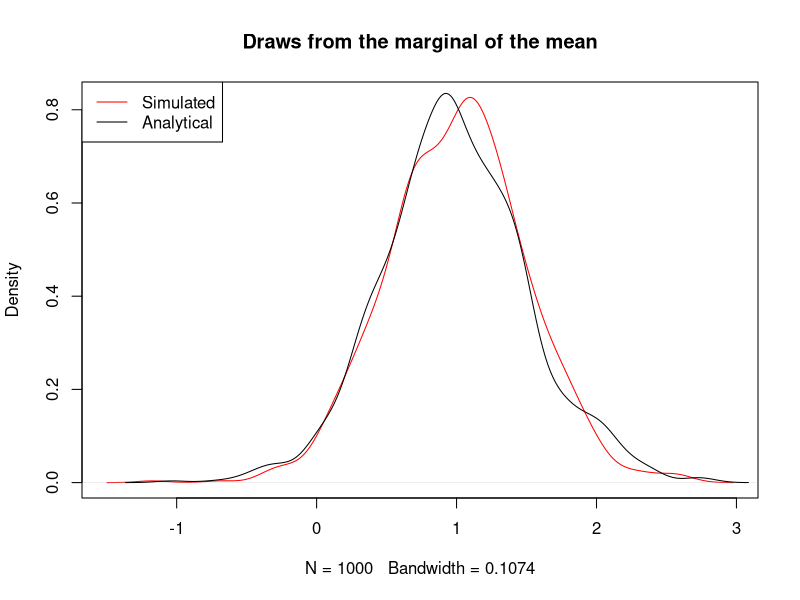
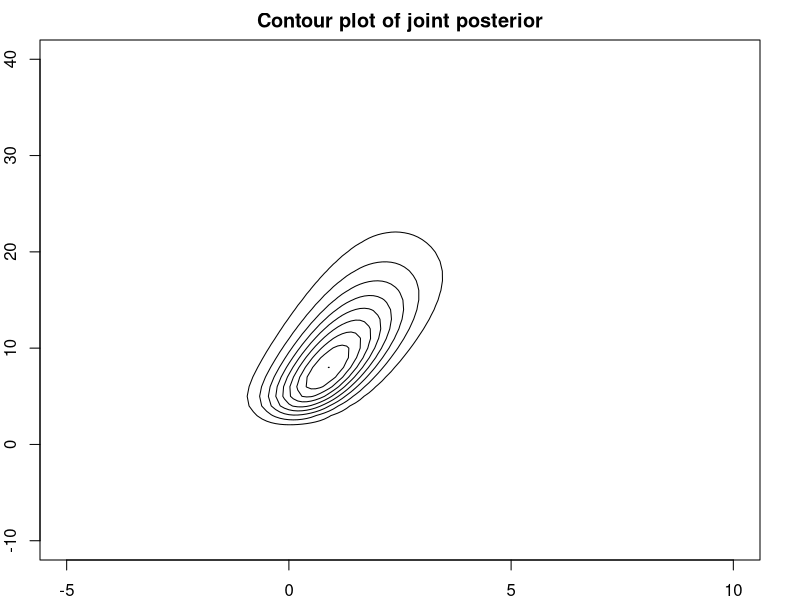
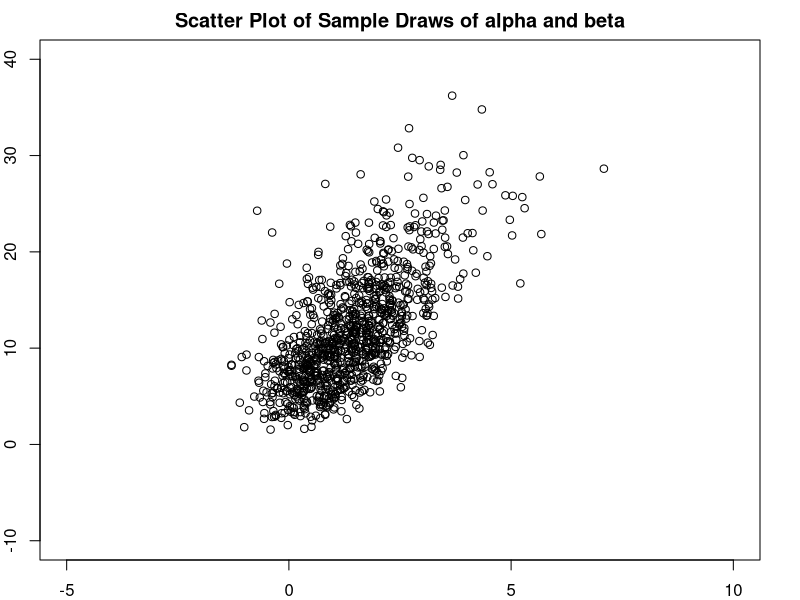
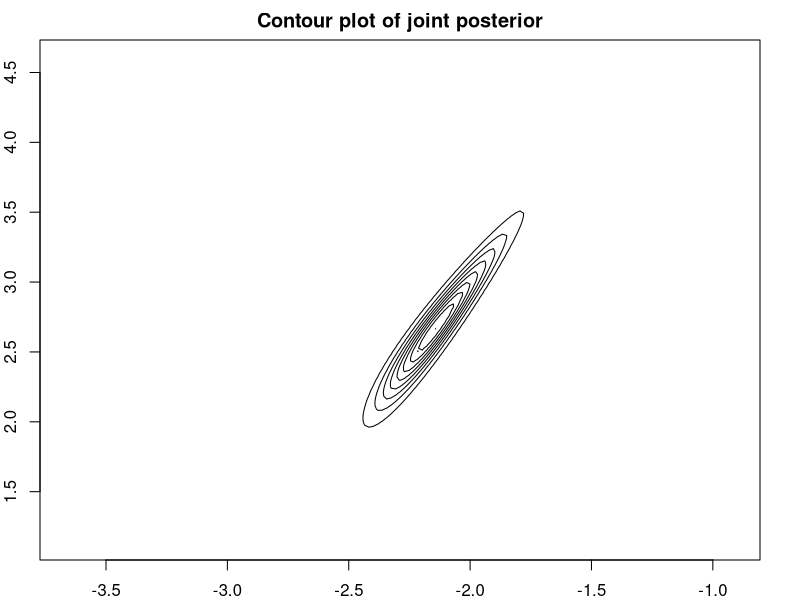
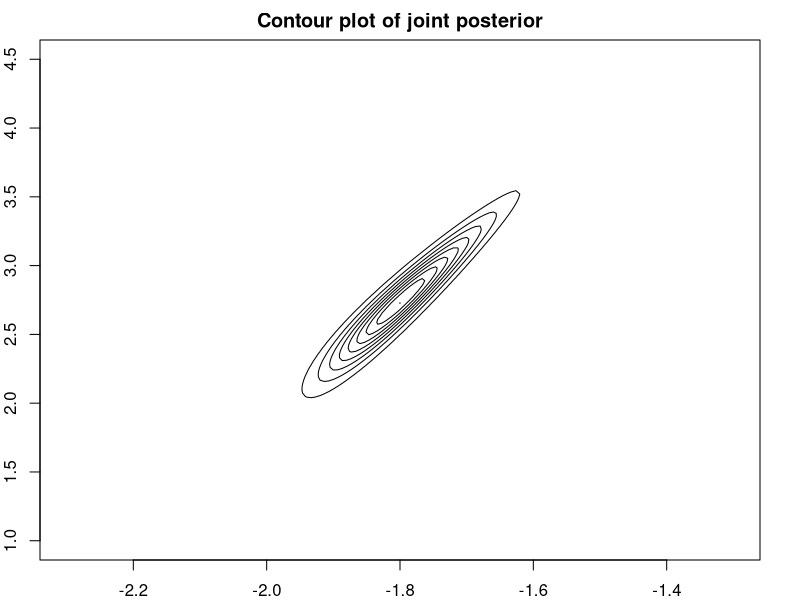
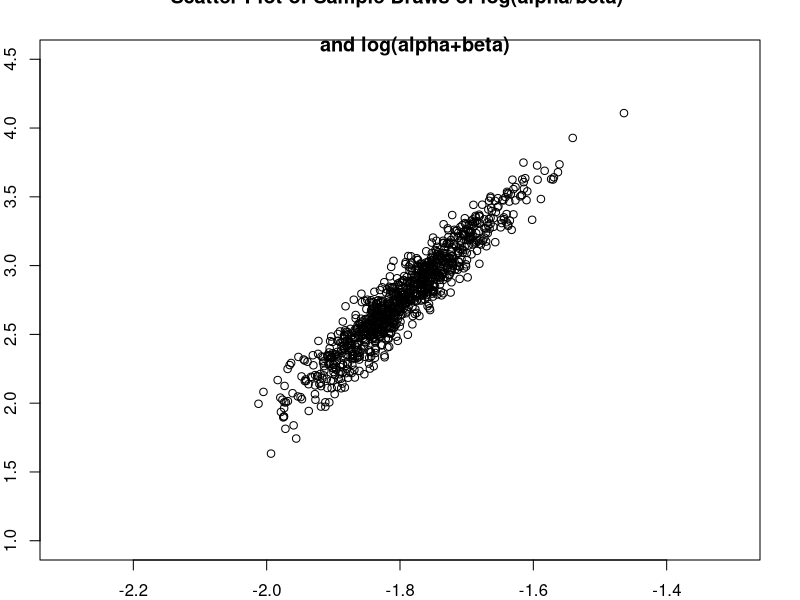
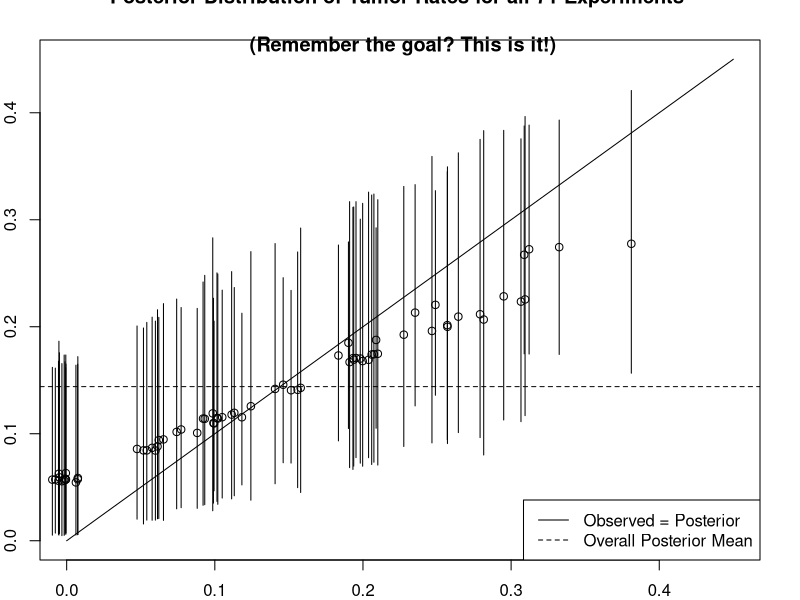
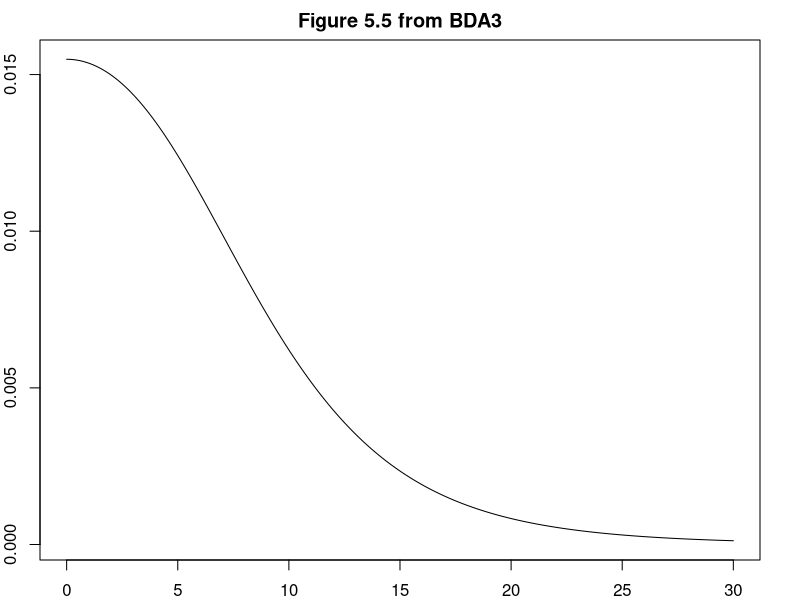

These charts were generated, in order, by the following R code:
## ---- chunk 1
knitr::opts_chunk$set(tidy = FALSE)
knitr::opts_chunk$set(cache=TRUE)
library('boot')
library('dplyr')
library('nleqslv')

set.seed(142857)  
## ---- chunk 2
n       = 66
se      = 10.8
ybar    = 26.2
## ---- chunk 3
# Draw 1000 random numbers from a Inverse chi-squared
f.sim.sigma   = function(draws) (n-1)*(se^2)/rchisq(draws,n-1)
f.sim.norm    = function(draws) rnorm(draws,ybar,(f.sim.sigma(draws)/(n-1))^.5)
sim.norm      = f.sim.norm(1000)
ci.mu         = sim.norm[order(sim.norm)][c(25,975)]
print(ci.mu)

# And now repeating the similation excercise R = 100 times:
R             = 100
R.sim.norm    = sapply(1:R, function(x) f.sim.norm(1000))
ci.mu         = t(apply(R.sim.norm,2,function(x) x[order(x)][c(25,975)]))
print(c(median_low=median(ci.mu[,1]), median_high=median(ci.mu[,2]), p10_low =quantile(ci.mu[,1],c(.1),type=1), p90_up =quantile(ci.mu[,2],c(.9),type=1) ))
## ---- chunk 4
# Hyperparameters
p.mu_0      = 0
p.sigma2_0  = 1
p.nu_0      = 4
p.kappa_0   = 3

# Data
n           = 10
y_bar       = 1.3
s           = 2

# Simulation
mu_n        = ((p.kappa_0)/(p.kappa_0 + n)) * p.mu_0 + ((n)/(p.kappa_0 + n)) * y_bar
kappa_n     = p.kappa_0 + n
nu_n        = p.nu_0 + n
sigma2_n    =  (p.nu_0*p.sigma2_0 + (n-1)*s^{2} + ((p.kappa_0*n)/(p.kappa_0 + n)) *  (y_bar - p.mu_0)^{2})/nu_n

set.seed(142857)
# Draw 1000 random numbers from a Inverse chi-squared
f.mu.post  = function(draws) {
  sigma2.cond = (nu_n)*(sigma2_n)/rchisq(draws,nu_n)
  mu.cond     = rnorm(draws,mu_n,(sigma2.cond/(kappa_n))^.5)
  return(mu.cond)
  }
sim.mu.post= f.mu.post(1000)
plot(density(sim.mu.post), main = "Draws from the marginal of the mean", col="red")
lines(density(mu_n +((sigma2_n/kappa_n)^.5)*rt(1000,nu_n)))
legend("topleft",col = c("red","black") ,legend=c("Simulated","Analytical"),lty = c(1,1)) 
## ---- chunk 5
draws       = 1000
#This are the parameters of the gamma used in generating the final Dirichlet. 
gamma.scale = c(728,538,138)
aux1        = sapply(gamma.scale,function(x) rgamma(100,x))
aux1        = aux1 / apply(aux1,1,sum)
## ---- chunk 6
# Data
x       = c(-0.86, -0.30, -0.05,  0.73)
y       = c(0,1,3,5)
n       = rep(5,4)

# ML estimation
mlfit <- glm( cbind(y, n-y) ~ x, family = binomial)
mlfit$coefficients = round(mlfit$coefficients*1000)/1000
res1 = paste(paste("(",mlfit$coefficients[1], sep=""), paste(mlfit$coefficients[2],")", sep=""), sep=",")
## ---- chunk 7
alpha     = seq(-5,10,.1)
beta      = seq(-10,40,1)
## ---- chunk 8
post.a    = function(a,b,x,y,n) {
  post    = 1
  for (i in 1:length(y)) {
    post  = post * ( ((inv.logit(a+b*x[i]))^y[i])*((1-inv.logit(a+b*x[i]))^(n[i]-y[i])) )
  }
  post
}

post.dens = outer(alpha,beta,function(x1,x2) post.a(x1,x2,x,y,n))
post.dens = post.dens/sum(post.dens)
## ---- chunk 9
contours <- seq(min(post.dens), max(post.dens) , length=10)
par(mar = rep(2, 4))
contour(alpha, beta, post.dens,levels=contours, xlab=expression(alpha), ylab=expression(beta), xlim=c(min(alpha),max(alpha)) , ylim=c(min(beta),max(beta)), drawlabels=FALSE, main="Contour plot of joint posterior")
## ---- chunk 10
samps       = 1000
alpha.dens  = apply(post.dens ,1, sum)
## ---- chunk 11
s.alpha     = sample(alpha,samps, replace=TRUE, prob = alpha.dens)
## ---- chunk 12
#Select the colum of the joint density corresponding to a specific value of alpha (p(beta|alpha))
cond.beta   = function(x) {
  post.dens[which(alpha == s.alpha[x]),]
}
#Sample a value of beta according the the conditional probatility above
s.beta      = sapply(1:samps,function(x) sample(beta,1,replace=TRUE,prob=cond.beta(x)))
## ---- chunk 13
s.beta      = s.beta + runif(length(s.beta),-.5,.5)
s.alpha     = s.alpha + runif(length(s.alpha),-.05,.05)
plot(s.alpha, s.beta, xlab=expression(alpha^s), ylab=expression(beta^s), xlim=c(min(alpha),max(alpha)) , ylim=c(min(beta),max(beta)), main="Scatter Plot of Sample Draws of alpha and beta")
## ---- chunk 14
rat.marg.post.phi =  function(alpha, beta) {
  post    = 1
  for (i in 1:length(y)) {
    post  = post * ( 
      (
        ( gamma(alpha + beta) ) / ( gamma(alpha) * gamma(beta) ) 
        ) * (
        ( gamma( alpha + y[i] ) * gamma( beta + n[i] - y[i] ) ) /
          (gamma(alpha + beta + n[i]) ) 
        )
      )
  }
  # The hyper prior is defined below
  rat.hyper.prior(alpha,beta) * post
}
## ---- chunk 15
y         =  c(0,  0,  0,  0,  0,  0,  0,  0,  0,  0,  0,  
               0,  0,  0,  1,  1,  1,  1,  1,  1,  1,  1,  
               3,  2,  2,  2,  2,  2,  2,  2,  2,  2,  1,
               5,  2,  5,  2,  7,  7,  3,  3,  2,  9, 10,  
               4,  4,  4,  4,  4,  4,  4, 10,  4,  4,  4,
               5, 11, 12,  5,  5,  6,  5,  6,  6,  6,  6,
              16, 15, 15,  9,  4)
n         = c(20, 20, 20, 20, 20, 20, 20, 19, 19, 19, 19,
              18, 18, 17, 20, 20, 20, 20, 19, 19, 18, 18,
              27, 25, 24, 23, 20, 20, 20, 20, 20, 20, 10,
              49, 19, 46, 17, 49, 47, 20, 20, 13, 48, 50,
              20, 20, 20, 20, 20, 20, 20, 48, 19, 19, 19,
              22, 46, 49, 20, 20, 23, 19, 22, 20, 20, 20,
              52, 46, 47, 24, 14)

rat.hyper.prior   = function(alpha,beta) {
  alpha*beta*(alpha + beta)^(-5/2)
}
## ---- chunk 16
dslnex          <- function(x) {
    z           <- numeric(2)
    z[1]        <- x[1]/(x[1]+x[2]) - mean(y/n)
    z[2]        <- x[1]*x[2]/(((x[1]+x[2])^2)*(x[1]+x[2]+1)) - sd(y/n)^2
    z
}

sol1            <- nleqslv(c(1,1), dslnex) 
res1            <- paste("(",round(sol1$x[1],1), ",", round(sol1$x[2],1), ")",sep="")
## ---- chunk 17
v1        = seq(log(sol1$x[1]/sol1$x[2])*2,log(sol1$x[1]/sol1$x[2])/2,length.out =151)
v2        = seq(log(sol1$x[1]+sol1$x[2])/2,log(sol1$x[1]+sol1$x[2])*2,length.out =151)
beta      = exp(v2)/(exp(v1)+1)
alpha     = exp(v2+v1)/(exp(v1)+1)

post.dens = outer(alpha,beta, function(x1,x2) log(rat.marg.post.phi(x1, x2)) )
post.dens = exp(post.dens - max(post.dens))
post.dens = post.dens/sum(post.dens)

contours <- seq(min(post.dens), max(post.dens) , length=10)
contour(v1, v2, post.dens,levels=contours, xlab=expression(log(alpha/beta)), ylab=expression(log(alpha+beta)), xlim=c(min(v1),max(v1)) , ylim=c(min(v2),max(v2)), drawlabels=FALSE, main="Contour plot of joint posterior")
## ---- chunk 18
v1        = seq(-2.3,-1.3,length.out =151)
# The booksets the range of "v2" up to 5, but my gamma function calculator gives me trouble after 4.8
v2        = seq(1 , 4.5,length.out =151)
beta      = exp(v2)/(exp(v1)+1)
alpha     = exp(v2+v1)/(exp(v1)+1)

post.dens = outer(alpha,beta,function(x1,x2) log(rat.marg.post.phi(x1, x2)) )
post.dens = exp(post.dens - max(post.dens))
post.dens = post.dens/sum(post.dens)

contours <- seq(min(post.dens), max(post.dens) , length=10)
contour(v1, v2, post.dens,levels=contours, xlab=expression(log(alpha/beta)), ylab=expression(log(alpha+beta)), xlim=c(min(v1),max(v1)) , ylim=c(min(v2),max(v2)), drawlabels=FALSE, main="Contour plot of joint posterior")  
## ---- chunk 19
samps       = 1000
#Get density of log(alpha/beta|y)
v1.dens     = apply(post.dens ,1, sum)
#Sample from it
s.v1        = sample(v1,samps, replace=TRUE, prob = v1.dens)

#Select the colum of the joint density corresponding to a specific value of v1 (p(v2|v1))
cond.v2     = function(x) {
  post.dens[which(v1 == s.v1[x]),]
}
#Sample a value of v2 according the the conditional probatility above
s.v2        = sapply(1:samps,function(x) sample(v2,1,replace=TRUE,prob=cond.v2(x)))

#Add a uniform random jitter centered at zero with with equal to the grid spacing. 
##This will make the simulation draws more continuous. Plot the sampled values.  
grid.v1     = v1[2]-v1[1]
grid.v2     = v2[2]-v2[1]
s.v2        = s.v2 + runif(length(s.v2),-grid.v2/2,grid.v2/2)
s.v1        = s.v1 + runif(length(s.v1),-grid.v1/2,grid.v1/2)
plot(s.v1, s.v2, 
     xlab=expression(log(alpha/beta)^s), 
     ylab=expression(log(alpha+beta)^s), 
     xlim=c(min(v1),max(v1)) , 
     ylim=c(min(v2),max(v2)), 
     main="Scatter Plot of Sample Draws of log(alpha/beta) \n 
     and log(alpha+beta)")
## ---- chunk 20
s.beta      = exp(s.v2)/(exp(s.v1)+1)
s.alpha     = exp(s.v2+s.v1)/(exp(s.v1)+1)
theta.dist  = sapply(1:71, 
                     function(x) rbeta(1000,s.alpha+y[x], s.beta + n[x] - y[x]))
theta.dist  = apply(theta.dist,2,sort)
plot(0:450/1000,0:450/1000, type = "l", lty=1, 
     xlab="Observed rate",
     ylab="95% CI and median of posterior")
jitter.x    = y/n + runif(length(y),-0.01,0.01)
points(jitter.x,theta.dist[500,])
segments(jitter.x,theta.dist[25,], jitter.x,theta.dist[975,] )
title(main="Posterior Distribution of Tumor Rates for all 71 Experiments 
      \n (Remember the goal? This is it!)")
abline(h = mean(theta.dist), lty = 2)
legend("bottomright",legend=c("Observed = Posterior","Overall Posterior Mean"),lty = c(1,2)) 
## ---- chunk 21
#Data:
school.id       <- LETTERS[1:8]
effect          <- c(28,8,-3,7,-1,1,18,12)
se.effect       <- c(15,10,16,11,9,11,10,18) 

pool.est        <- sum(effect*se.effect^-2)/sum(se.effect^-2)
pool.var        <- sum(se.effect^-2)^-1
pool.ci         <- c(-1.96,1.96)*pool.var^.5 + pool.est
## ---- chunk 22
# Eqn 5.17 of BDA3
post.theta.j    <- function(mu,tau,j) {
  ( effect[j] / ( se.effect[j]^2 ) + mu / ( tau^2 ) ) /
  ( 1 / ( se.effect[j]^2 ) + 1 / ( tau^2 ) ) 
}

post.v.theta.j  <- function(tau,j) {
  1 / ( 1 / ( se.effect[j]^2 ) + 1 / ( tau^2 ) )
}


# Eqn 5.20 of BDA3
post.mu.hat     <- function(tau) {
  sum( effect * 1 / ( se.effect^2 +tau^2 ) ) / 
  sum( 1 / ( se.effect^2 + tau^2 ) )
}
post.v.mu       <- function(tau) {
  ( sum( 1 / ( se.effect^2 +tau^2 ) ) )^-1
}
# Eqn 5.21 of BDA3
marginal.tau     <- function(tau) {
  hyper.prior(tau) * 
    ( post.v.mu(tau)^.5 ) * 
      prod( ( ( se.effect^2 + tau^2 )^(-.5) ) * 
              exp( - ( ( effect - post.mu.hat( tau ) )^2 ) 
                   / ( 2 * ( se.effect^2 + tau^2 ) ) ) )
}
## ---- chunk 23
samps           <- 200 

hyper.prior     <-  function(tau) 1
tau.grid        <-  seq(0.001,30, length=samps)
pdf.tau         <-  sapply(tau.grid,function(x) marginal.tau(x))
pdf.tau         <-  pdf.tau/sum(pdf.tau)

plot(tau.grid,pdf.tau, type="l", 
     main="Figure 5.5 from BDA3", 
     xlab=expression(tau), 
     ylab="Density")
## ---- chunk 24
# Sampling
s.tau           <- sample(tau.grid,samps,prob=pdf.tau, replace=TRUE)
s.mu            <- sapply(s.tau,function(x) rnorm(1,post.mu.hat(x),(post.v.mu(x))^0.5))
s.theta         <- NULL 
for (j in 1:length(school.id)) {
  s.theta[[j]]         <- sapply(1:samps, 
                            function(x) 
                            rnorm(1,
                                  post.theta.j(s.mu[x],s.tau[x],j),
                                  (post.v.theta.j(s.tau[x],j))^0.5
                                  ) )
  }
## ---- chunk 25
post.theta.j.no.mu     <- function(tau,j) post.theta.j( post.mu.hat( tau ), tau, j )  
post.se.theta.j.no.mu  <- function(tau,j) sqrt( 
  ( post.v.theta.j( tau, j ) ) * ( 1 + post.v.mu( tau ) * tau^(-2) ) )

plot( tau.grid, sapply(tau.grid, function(x) post.theta.j.no.mu(x,1) ), 
      type="l", ylim=c(-5,30), 
      xlab="", ylab="")
title(main="Figure 5.6 from BDA3", 
      xlab=expression(tau), 
      ylab="Estimated treatment effect")

for (j in 2:8) { 
  lines( tau.grid, 
         sapply( tau.grid, function(x) post.theta.j.no.mu(x,j) ) )
}

plot( tau.grid, sapply(tau.grid, function(x) post.se.theta.j.no.mu(x,1) ), 
      type="l", ylim=c(0,20),
      xlab="", ylab="")
title(main="Figure 5.7 from BDA3", 
      xlab=expression(tau), 
      ylab="Posterior Standard Deviation")

for (j in 2:8) { 
  lines( tau.grid, 
         sapply( tau.grid, function(x) post.se.theta.j.no.mu(x,j) ) )
}
## ---- chunk 26
s.theta         <- matrix(unlist(s.theta), ncol = 8, byrow = FALSE)
s.theta.sort    <- apply(s.theta, 2, sort)
p               <- t( apply( s.theta.sort, 2, function(x) 
            quantile( x, c( .025, .25, .5, .75, .975), type=1 ) ) )
p               <- round(p,3)
#Bug in line below
#knitr::kable(p, caption="Misclassification and Reliability for Different Thresholds")
## ---- chunk 27
par(mfrow=c(1,2))  
domain           <- c(-20,60)
hist(s.theta[,1], breaks=10, xlab="Effect in School A", main="", xlim=domain)
hist(apply(s.theta,1,max), breaks=10, xlab="Largest Effect", main="", xlim=domain)
title(main="Figure 5.8 from BDA3")
## ---- chunk 28
set.seed(142857)
library(mvtnorm)
theta.0         <- c(-2.5, 2.5)
## ---- chunk 29
theta.star      <- function(theta.t_1) {
  n.p         <- length(theta.t_1) 
  # I would like to learn a way to draw from a multivariate normal without a black-box function. 
  rmvnorm(1, mean = theta.t_1, sigma = 0.2^2 * diag(n.p))  
} 
## ---- chunk 30
r.dens          <- function(theta.t_1, theta.star) {
  n.p         <- length(theta.t_1) 
  dmvnorm(theta.star, mean = rep(0, n.p), sigma = diag(n.p)) /
  dmvnorm(theta.t_1 , mean = rep(0, n.p), sigma = diag(n.p))  
  } 
## ---- chunk 31
theta.t         <- function(theta.t_1, theta.star, r) {
  prob.aux      <- runif(1) 
  if (prob.aux <= min(c(r,1)))  
    theta.star
  else
    theta.t_1
}
## ---- chunk 32
theta           <- function(sims,theta.0) {
  s.theta       <- matrix(NA,sims,2) 
  s.theta[1,]   <- t(as.matrix(theta.0))

  for (t in 2:sims) {
    s.theta.star<- theta.star(s.theta[t-1,])
    r           <- r.dens(s.theta[t-1,], s.theta.star)
    s.theta[t,] <- theta.t(s.theta[t-1,], s.theta.star, r) 
  }
return(s.theta)
}
par(mfrow=c(1,3))  
par(mar = rep(2,4))

# 11.1a
s.theta.1       <- theta(50,theta.0)
s.theta.2       <- theta(50,c(2.5,2.5))
s.theta.3       <- theta(50,c(2.5,-2.5))
s.theta.4       <- theta(50,c(-2.5,-2.5))
s.theta.5       <- theta(50,c(0,0))
plot(s.theta.1, xlim=c(-4,4), ylim=c(-4,4), type="l", 
     sub = "50 simulations")
points(theta.0[1], theta.0[2], pch=15)
lines(s.theta.2)
points(2.5, 2.5, pch=15)
lines(s.theta.3)
points(2.5, -2.5, pch=15)
lines(s.theta.4)
points(-2.5, -2.5, pch=15)
lines(s.theta.5)
points(0, 0, pch=15)

# 11.1b
s.theta.1       <- theta(1000, theta.0)
s.theta.2       <- theta(1000, c(2.5,2.5))
s.theta.3       <- theta(1000, c(2.5,-2.5))
s.theta.4       <- theta(1000, c(-2.5,-2.5))
s.theta.5       <- theta(1000, c(0,0))
plot(s.theta.1, xlim=c(-4,4), ylim=c(-4,4), type="l",  sub = "1000 simulations", main="Figure 11.1 From BDA3")
points(theta.0[1], theta.0[2], pch=15)
lines(s.theta.2)
points(2.5, 2.5, pch=15)
lines(s.theta.3)
points(2.5, -2.5, pch=15)
lines(s.theta.4)
points(-2.5, -2.5, pch=15)
lines(s.theta.5)
points(0, 0, pch=15)

s.theta.1       <- s.theta.1[501:1000,] + matrix(runif(1000)/20, 
                                                 nrow = 500, ncol = 2)
s.theta.2       <- s.theta.2[501:1000,] + matrix(runif(1000)/20, 
                                                 nrow = 500, ncol = 2)
s.theta.3       <- s.theta.3[501:1000,] + matrix(runif(1000)/20, 
                                                 nrow = 500, ncol = 2)
s.theta.4       <- s.theta.4[501:1000,] + matrix(runif(1000)/20, 
                                                 nrow = 500, ncol = 2)
s.theta.5       <- s.theta.5[501:1000,] + matrix(runif(1000)/20, 
                                                 nrow = 500, ncol = 2)

# 11.1c
plot(s.theta.1, xlim=c(-4,4), ylim=c(-4,4), type="p", pch = 20, cex =.1, 
     sub = "Second half of 1000 simulations")
points(s.theta.2, pch = 20, cex =.1)
points(s.theta.3, pch = 20, cex =.1)
points(s.theta.4, pch = 20, cex =.1)
points(s.theta.5, pch = 20, cex =.1)
## ---- chunk 33
#Data
id              <- rep(LETTERS[1:4],c(4,6,6,8))
y               <- c(62,60,63,59,63,67,71,64,65,66,
                     68,66,71,67,68,68,56,62,60,61,
                     63,64,63,59)  
J               <- length(unique(id))
n               <- length(y)

## ---- chunk 34
set.seed(142857)
theta.0         <- sapply(1:4,function(x) sample(y[id==LETTERS[x]],10, replace=TRUE))
mu.0            <- apply(theta.0, 1,mean) 
## ---- chunk 35
tau.hat.2       <- function(theta) {
  mu            <- mean(theta)
  tau.2         <- ( 1/(J-1) ) * sum((theta - mu)^2)
  return(tau.2)
} 
## ---- chunk 36
s.tau.post      <- function(theta) {
  tau.2         <- tau.hat.2(theta) 
  tau.cond      <- (J - 1) * (tau.2)/rchisq(1,J-1)
  return(tau.cond)
  }
## ---- chunk 37
f.sigma.hat.2   <- function(theta) {
  sigma.hat.2   <-  sapply(1:4, function(x) (y[id==LETTERS[x]] - theta[x])^2)  
  sigma.hat.2   <-  (1/n) * sum(unlist(sigma.hat.2))
  return(sigma.hat.2)
}
## ---- chunk 38
s.sigma.post      <-  function(theta) {
  sigma2.hat      <- f.sigma.hat.2(theta) 
  sigma2.post      <-  (n) * (sigma2.hat)/rchisq(1,n)
  return(sigma2.post)
  }
## ---- chunk 39
mu.hat          <- function(theta) {
  mean(theta)
} 
## ---- chunk 40
s.mu        <- function(theta,tau2) {
  mu.hat    <- mu.hat(theta)
  rnorm(1,mu.hat,sqrt(tau2/J))
}
## ---- chunk 41
theta.hat.j     <- function(j,mu,sigma2,tau2) {
  y.bar.j       <- mean(y[id==LETTERS[j]])
  n.j           <- length(y[id==LETTERS[j]])
  ( (1/tau2) * mu + (n.j/sigma2) * y.bar.j  ) / ( (1/tau2) + (n.j/sigma2)  )
} 

V.theta.hat.j   <- function(j,mu,sigma2,tau2) {
  n.j           <- length(y[id==LETTERS[j]])
  ( 1 ) / ( (1/tau2) + (n.j/sigma2) )
} 

s.theta         <- function(mu,sigma2,tau2) {
  theta         <- NULL 
  for (j in 1:J) {
    t.hat       <- theta.hat.j(j,mu,sigma2,tau2)   
    v.t.hat     <- V.theta.hat.j(j,mu,sigma2,tau2)
    theta[j]    <- rnorm(1,t.hat,sqrt(v.t.hat)) 
  }
  return(theta)
}

mcmc.gibbs      <- function(chain) {
  res1          <- as.list(NULL) 
  sims          <- 200
  param         <- 7
  s.param       <- matrix(NA, ncol = param, nrow = sims )
  colnames(s.param)<-  c("theta1", "theta2", "theta3", 
                         "theta4", "mu", "sigma2", "tau2")
  s.param[1,1:4]<- theta.0[chain,]
  s.param[1,7]  <- s.tau.post(theta.0[chain,])
  s.param[1,6]  <- s.sigma.post(theta.0[chain,])
  s.param[1,5]  <- s.mu(theta.0[chain,],s.param[1,7])
   
  for (s in 2:sims) {
    s.param[s,1:4]<- s.theta(s.param[s-1,5],s.param[s-1,6],s.param[s-1,7])
    s.param[s,7]  <- s.tau.post(s.param[s,1:4])
    s.param[s,6]  <- s.sigma.post(s.param[s,1:4])
    s.param[s,5]  <- s.mu(s.param[s,1:4],s.param[s,7])
  }
return(s.param)
#Warm-up
}
s.param           <- lapply(1:10, function(x) mcmc.gibbs(x))
s.param.1         <- s.param[[1]][101:200, ] 

#Transform the variance in to sd.
s.param.1[,6:7]   <- sqrt(s.param.1[,6:7] )

t(apply(s.param.1,2, function(x) quantile(x, c(.025,.25,.5,.75,.975))))

r.hat             <- function(arg1) {
  n               <- dim(arg1)[1]
  m               <- dim(arg1)[2]
  B               <- (n/(m-1)) * sum( ( apply(arg1,2,mean) - mean(arg1) )^2 )
  W               <- (1/m) * (1/(n-1)) * sum( (arg1 - apply(arg1,2,mean))^2 )  
  sqrt( (n-1)/(n) + B/(W*n) )
}

 r.hat(sapply(1:10,function(x) s.param[[x]][,4] ))
